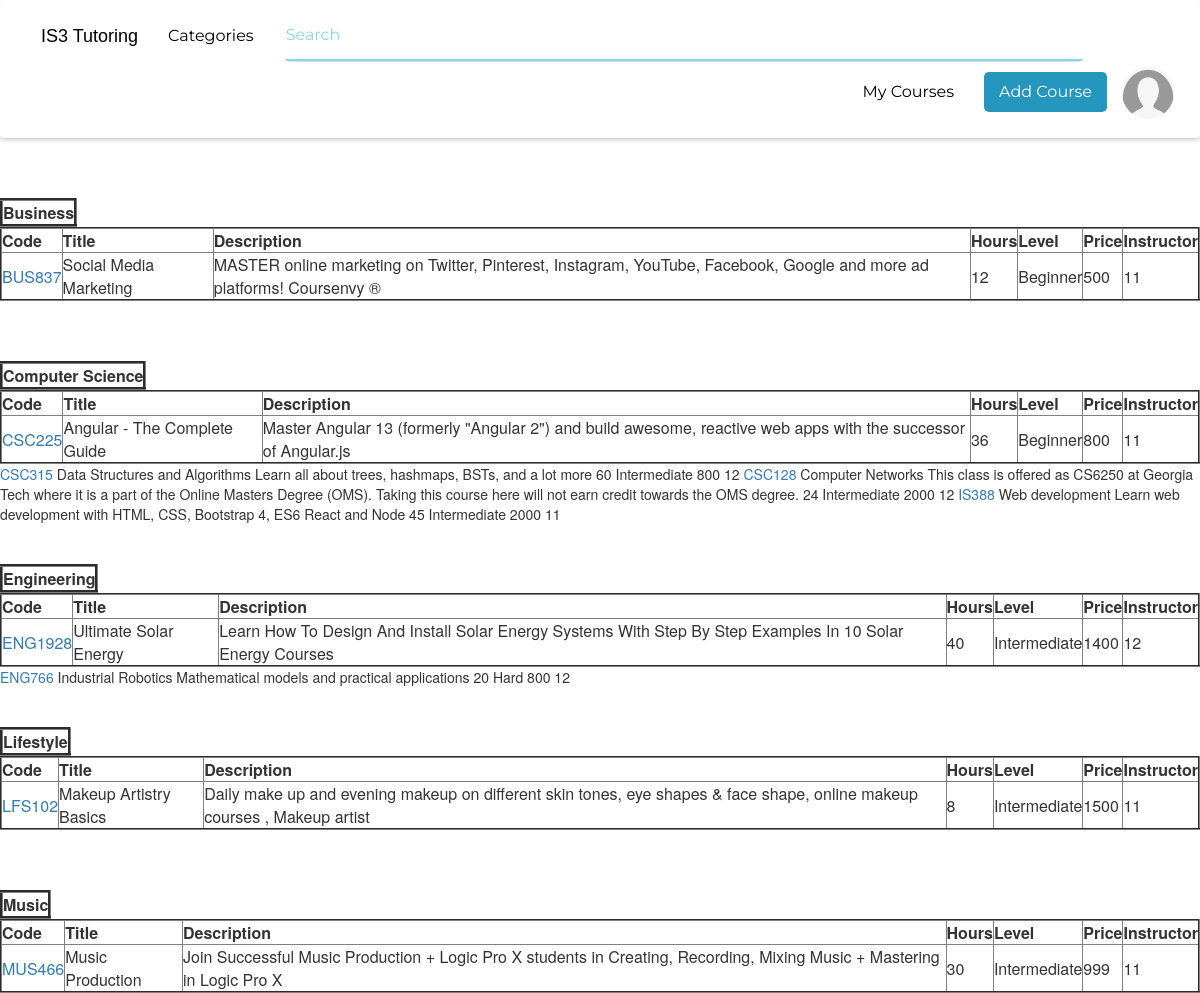
The page /src/public/categories.php (signed in) on the database its author committed.
### tables this page shows
CREATE TABLE `courses` (
  `CourseID` int(11) NOT NULL,
  `Code` varchar(8) NOT NULL,
  `Title` varchar(50) NOT NULL,
  `Description` text NOT NULL,
  `Hours` int(11) NOT NULL,
  `Level` varchar(15) NOT NULL,
  `Price` int(11) NOT NULL,
  `Approved` tinyint(1) DEFAULT NULL,
  `CreatedBy` int(11) NOT NULL,
  `Categories` varchar(25) NOT NULL,
  `Overview` varchar(255) DEFAULT NULL,
  `Thumbnail` varchar(255) DEFAULT NULL
);

### src/public/is3library.php (called while the page is built, shortened)
<?php
$conn = "";
        ?>

### src/public/categories.php (the view, shortened to what this page needs)
<?php
include_once "Menu.php";
include_once "is3library.php";
$getCoursesQuery = "SELECT * FROM courses GROUP BY Categories";
$result = $conn->query($getCoursesQuery);
while($row = $result->fetch_assoc()) {
    $getCoursesbyCategory = "SELECT * FROM courses where Categories='".$row["Categories"]."'";
    $result2 = $conn->query($getCoursesbyCategory);
            echo "<br><br><br>";
            echo "<table border=3 ><th>".$row["Categories"]."</th></table>";
            echo "<table border=2 >
            <th>Code</th>
            <th>Title</th>
            <th>Description</th>
            <th>Hours</th>
            <th>Level</th>
            <th>Price</th>
            <th>Instructor</th></tr>";
        while($row = $result2->fetch_assoc()) {
                ?>
                <tr>
                <td> <a href=../view/viewCourseDetails.php?id=<?php echo $row['CourseID'] ?> > <?php echo$row["Code"]?></a> </td>
                <td><?php echo$row["Title"]?> </td>
                <td><?php echo$row["Description"]?> </td>
                <td><?php echo$row["Hours"]?> </td>
                <td><?php echo$row["Level"]?></td>
                <td><?php echo$row["Price"]?></td>
                <td><?php echo$row["CreatedBy"]?></td>
                <?php
        echo "</table>";
    }
}
?>

### CSS/menu.css (style rules this page uses)
html, body { height: 100%; width: 100%; margin:0; }
::placeholder { color: #8ad4f0; }

### rows shown on the page
courses: Categories "Business", Code "BUS837", Title "Social Media Marketing", Description "MASTER online marketing on Twitter, Pinterest, Instagram, YouTube, Facebook, Google and more ad platforms! Coursenvy ®", Hours "12", Level "Beginner", Price "500", CreatedBy "11"
courses: Categories "Computer Science", Code "CSC225", Title "Angular - The Complete Guide", Description "Master Angular 13 (formerly \"Angular 2\") and build awesome, reactive web apps with the successor of Angular.js", Hours "36", Level "Beginner", Price "800", CreatedBy "11"
courses: Code "CSC315", Title "Data Structures and Algorithms", Description "Learn all about trees, hashmaps, BSTs, and a lot more", Hours "60", Level "Intermediate", Price "800", CreatedBy "12"
courses: Code "CSC128", Title "Computer Networks", Description "This class is offered as CS6250 at Georgia Tech where it is a part of the Online Masters Degree (OMS). Taking this course here will not earn credit towards the OMS degree.", Hours "24", Level "Intermediate", Price "2000", CreatedBy "12"
courses: Code "IS388", Title "Web development", Description "Learn web development with HTML, CSS, Bootstrap 4, ES6 React and Node", Hours "45", Level "Intermediate", Price "2000", CreatedBy "11"
courses: Categories "Engineering", Code "ENG1928", Title "Ultimate Solar Energy", Description "Learn How To Design And Install Solar Energy Systems With Step By Step Examples In 10 Solar Energy Courses", Hours "40", Level "Intermediate", Price "1400", CreatedBy "12"
courses: Code "ENG766", Title "Industrial Robotics", Description "Mathematical models and practical applications", Hours "20", Level "Hard", Price "800", CreatedBy "12"
courses: Categories "Lifestyle", Code "LFS102", Title "Makeup Artistry Basics", Description "Daily make up and evening makeup on different skin tones, eye shapes & face shape, online makeup courses , Makeup artist", Hours "8", Level "Intermediate", Price "1500", CreatedBy "11"
courses: Categories "Music", Code "MUS466", Title "Music Production", Description "Join Successful Music Production + Logic Pro X students in Creating, Recording, Mixing Music + Mastering in Logic Pro X", Hours "30", Level "Intermediate", Price "999", CreatedBy "11"
